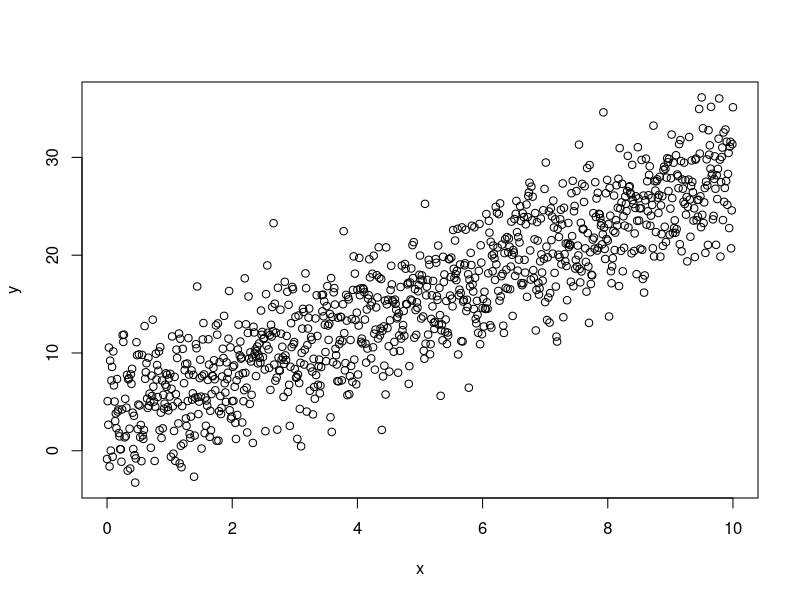
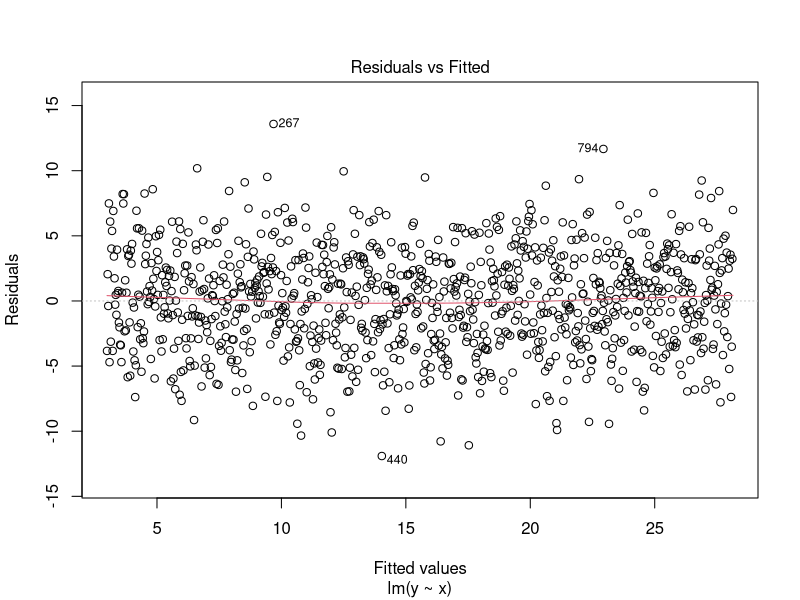
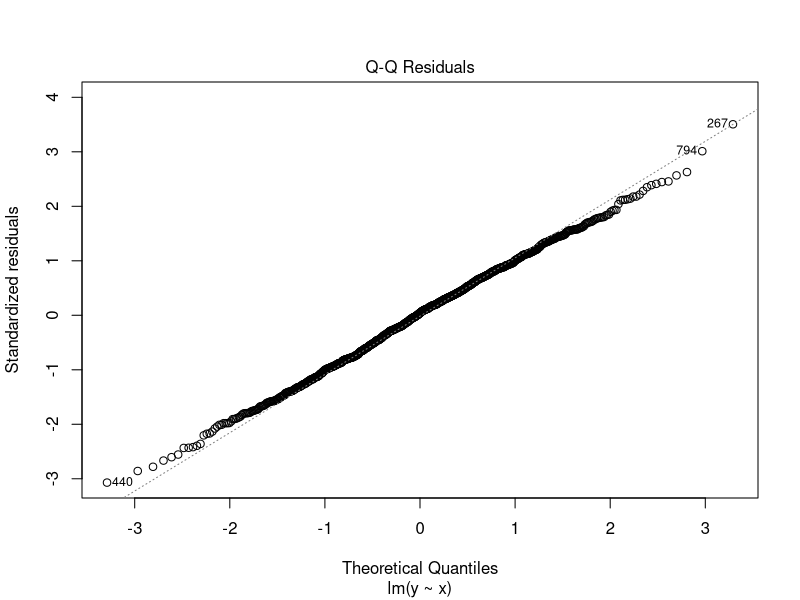
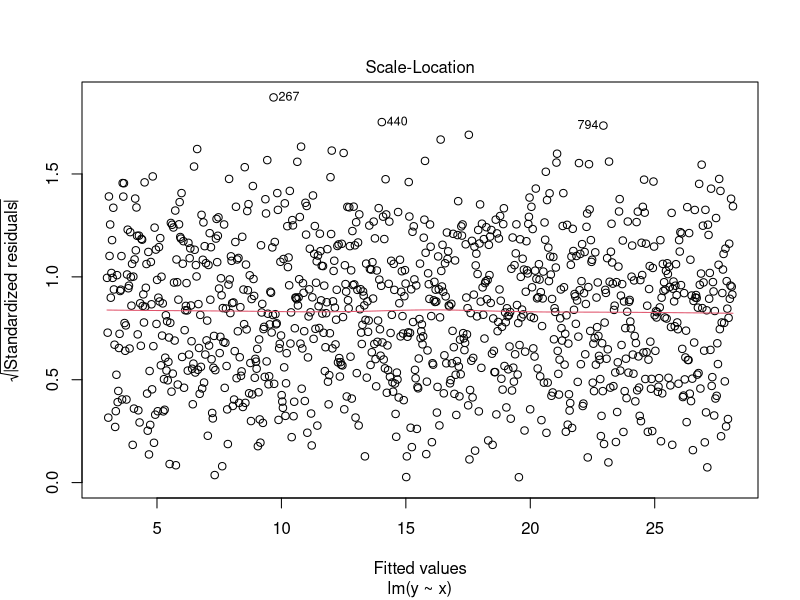
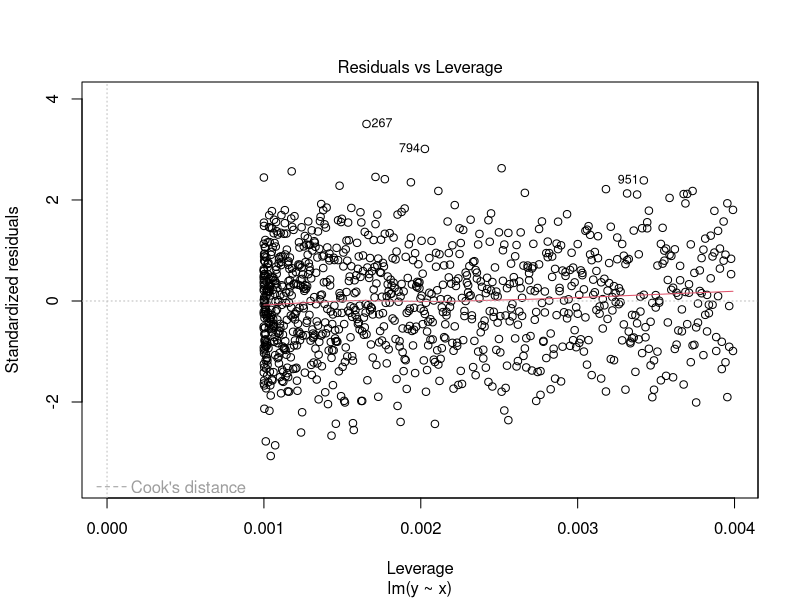
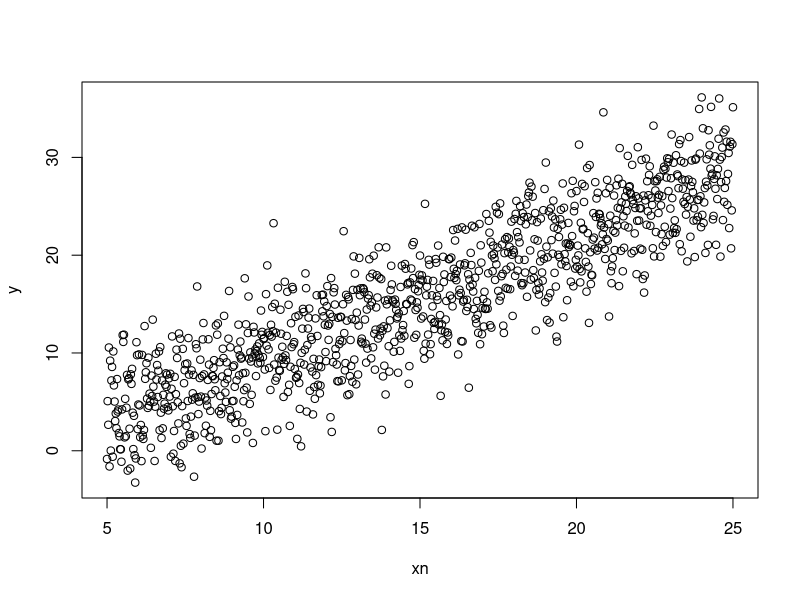

Write the R code that produced these figures, in order.






x <- seq(0,10, .01)
y <- rnorm( length(x), 3 + 2.5 *x, 4)

plot(x,y)

m <- lm(y ~ x)
summary(m)
plot(m)




xn <- (2*x + 5) 
plot(xn,y)


mn <- lm(y ~ xn)
summary(mn)
